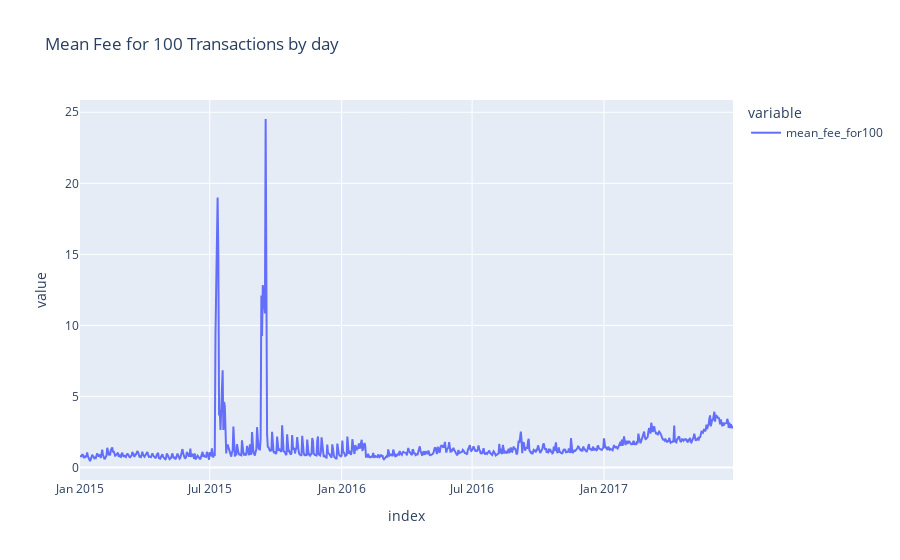

Write notebook code for a chart like this one.
### Markdown cell above
Voici un histogramme représentant la moyenne des montants des transactions payés en frais par acteur - on remarque qu'une poignée se distingue, dont un particulièrement.

Il pourrait donc être intéressant de cibler en priorité les transactions effectués par ces acteurs.

Pour se faire une idée plus précise de quels acteurs sont particulièrement intéressants à cibler, il faudrait toutefois moduler ces chiffres par la quantité de transactions effectuées par ceux ci.

En effet, il est tout à fait possible que l'acteur 7227 n'ai effectué qu'une seule grosse transaction à un moment où les frais étaient plus élevés, et que le cibler ne s'avère au final pas particulièrement intéressant.

### Code cell
#Mean fee pour 100 transactions de 2015 à 2017
mean_fee = global_data["mean_fee_for100"]
px.line(mean_fee, title="Mean Fee for 100 Transactions by day")

### Figure 1 — Plotly figure (JSON) as saved in the notebook; plotly's stock layout.template omitted (floating-point values rounded to 4 significant figures; data arrays with more than 128 entries replaced by an {"elided": "..."} marker saying what was removed)
{"data": [{"hovertemplate": "variable=mean_fee_for100<br>index=%{x}<br>value=%{y}<extra></extra>", "legendgroup": "mean_fee_for100", "line": {"color": "#636efa", "dash": "solid"}, "marker": {"symbol": "circle"}, "mode": "lines", "name": "mean_fee_for100", "orientation": "v", "showlegend": true, "type": "scatter", "x": {"elided": "912 str values"}, "xaxis": "x", "y": {"elided": "912 float values"}, "yaxis": "y"}], "layout": {"legend": {"title": {"text": "variable"}, "tracegroupgap": 0}, "title": {"text": "Mean Fee for 100 Transactions by day"}, "xaxis": {"anchor": "y", "domain": [0, 1], "title": {"text": "index"}}, "yaxis": {"anchor": "x", "domain": [0, 1], "title": {"text": "value"}}}}
